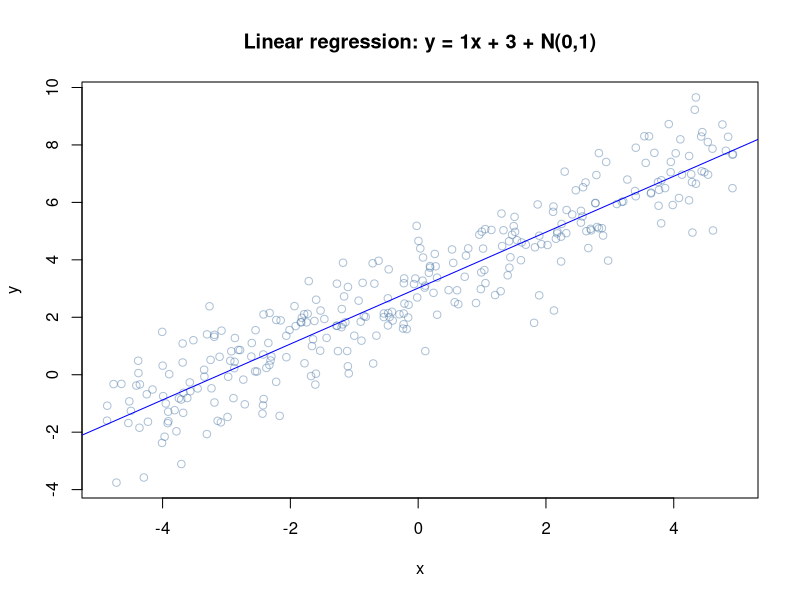

The R script that drew this image:
### Implementation of ADALINE algorithm ###
### Tuan Le
### tuanle@hotmail.de

library(R6)

adaline = R6Class("adaline", public = list(
  X = NULL,
  y = NULL,
  n = NULL,
  p = NULL,
  w = NULL,
  loss_history = NULL,
  adaptive_lr = NULL,
  ### CONSTRUCTOR ###
  #' Initializes Adaline object
  #' @param X feature matrix
  #' @param y target vector
  #' @return Adaline object
  initialize = function(X, y) {
    self$X = X
    self$y = y
    self$n = nrow(X)
    self$p = ncol(X)
  },
  ### METHODS ###
  #' Computes L2 empirical risk
  #' @param X feature matrix
  #' @param y target vector
  #' @param w weights vector
  empirical_risk = function(X, y, w) {
    0.5 * sum((y - X %*% w)^2)
  },
  #' Computes weighted sum y_hat
  #' @param X feature matrix
  #' @param w weights vector
  weighted_sum = function(X, w) {
    X %*% w
  },
  #' Computes derivative of L2 loss with respect to weights
  #' @param y target vector
  #' @param y_hat predicted target vector
  #' @param X feature matrix
  l2_deriv = function(y, y_hat, X) {
    a = -(y - y_hat) 
    all_grad = apply(X, MARGIN = 2, function(x) x * a)
    return(colMeans(all_grad))
  },
  #' Trains the adaline object using either gradient or stochastic gradient descent. 
  #' The optimal learning rate will be computed using linesearch
  #' @param max_iter maximal number of gradient updates
  #' @optim optimization method. Either GD or SGD. Default is SGD
  #' @lr learning rate for weights update. Default is NULL. If NULL linesearch will be applied
  #' @batch_size batch_size for bootstrap sample in SGD
  train = function(max_iter, optim = "GD", lr = NULL, mini_batch = NULL) {
    ## Add intercept column in X matrix
    self$X = cbind(1, self$X)
    ## Init random weight vector
    self$w = rnorm(n = self$p + 1)
    ## Init loss_history
    self$loss_history = numeric(max_iter)
    for(i in seq.int(max_iter)) {
      y_hat = self$weighted_sum(self$X, self$w)
      ## Compute empirical risk
      self$loss_history[i] = self$empirical_risk(self$X, self$y, self$w)
      print(sprintf("Empirical risk in iteration %i: %f",i, round(self$loss_history[i], 2)))
      ## Do update : either gradient descent or stochastic gradient descent
      if(optim == "GD") {
        idx = 1:nrow(self$X)
      } 
      else if (optim == "SGD") {
        if(is.null(mini_batch)) mini_batch = ceiling(nrow(self$X) / 4)
        idx = sample(1:nrow(self$X), size = mini_batch, replace = TRUE)
      }
      ## Compute gradient from idx observations (either GD then whole dataset or SGD dann bootstrap minibatch)
      grad = self$l2_deriv(y = self$y[idx], y_hat = self$weighted_sum(self$X[idx,], self$w), X = self$X[idx, ])
      ## Compute optimal learning rate using line search
      if(is.null(lr)) {
        ## Enhance line search:
        obj = function(adapt_lr) {
          tmp_w = self$w - adapt_lr*sum(grad)
          my_obj = self$empirical_risk(X = self$X, y = self$y, w = tmp_w)
          return(my_obj)
        }
        lr = optimize(obj, interval = c(0, 10000))$minimum
      }
      ## Apply weight update
      self$w = self$w - lr*grad
    }
  }
))

## Test (stochastic) gradient descent:
# generate random data in which y is a noisy function of x, hence: y = 1x + 3 + rnorm(1000) where rnorm is N(0,1) distributed
set.seed(1)
x = matrix(runif(300, -5, 5), ncol = 1L)
y = x + 3 + rnorm(300)

# fit a linear model
res_lm <- lm( y ~ x )

# plot the data and the model
plot(x,y, col = rgb(0.2,0.4,0.6,0.4), main = "Linear regression: y = 1x + 3 + N(0,1)", type = "p")
abline(res_lm, col = "blue")

my_adaline = adaline$new(X = x, y = y)
my_adaline$train(max_iter = 200L, optim = "GD")
my_adaline$w
#[1] 3.0170338 0.9732514
print(res_lm$coefficients)
#(Intercept)           x 
#3.0170338   0.9732514 

## Use stochastic gradient descent
my_adaline2 = adaline$new(X = x, y = y)
my_adaline2$train(max_iter = 200L, optim = "SGD")
my_adaline2$w
#[1] 3.0054629 0.9220348

### Test multiple regression:

X = cbind(runif(100, -5, 5), rnorm(100, 10,2), rnorm(50, 20, 2))
weights = c(1.5, 10, -5)
y = 3 + X %*% weights + rnorm(100)

res_ml = lm(y ~ X)
print(res_ml$coefficients)
#(Intercept)          X1          X2          X3 
#0.7288864   1.5165656  10.1248789  -4.9441442 

my_adaline3 = adaline$new(X, y)
my_adaline3$train(max_iter = 2000L, optim = "GD")
print(my_adaline3$w)
#[1]  0.2913769  1.5164821 10.1227634 -4.9211366
